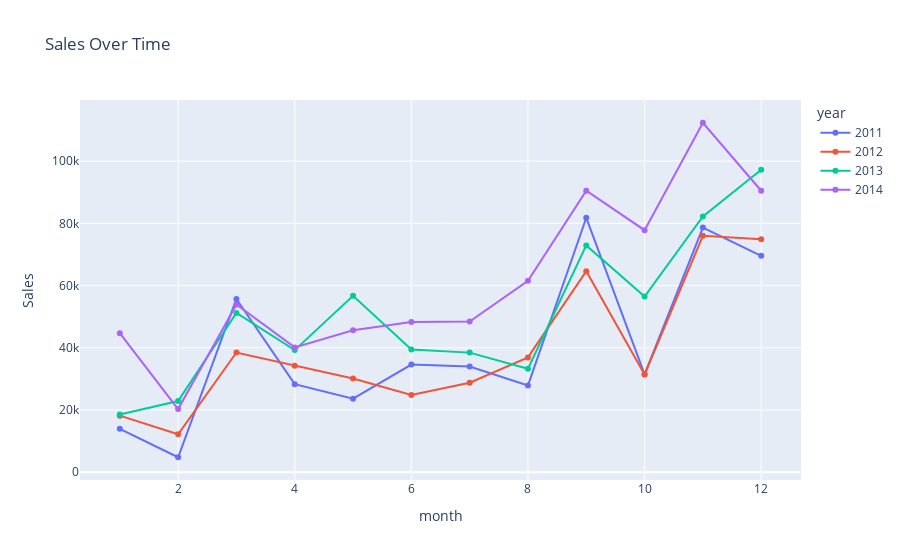

The cell this chart's notebook holds for it:
### Code cell
data['year'] = data['Order Date'].dt.year
data['month']= data['Order Date'].dt.month

sales_profit_per_years = data.groupby(['year','month'])[['Sales','Profit']].sum().reset_index()

print(data.groupby('year')['Sales'].sum().reset_index())

px.line(sales_profit_per_years, x='month', y='Sales', color='year', title='Sales Over Time',markers=True,)

### Figure 1 — Plotly figure (JSON) as saved in the notebook; plotly's stock layout.template omitted (floating-point values rounded to 4 significant figures)
{"data": [{"hovertemplate": "year=2011<br>month=%{x}<br>Sales=%{y}<extra></extra>", "legendgroup": "2011", "line": {"color": "#636efa", "dash": "solid"}, "marker": {"symbol": "circle"}, "mode": "lines+markers", "name": "2011", "orientation": "v", "showlegend": true, "type": "scatter", "x": [1, 2, 3, 4, 5, 6, 7, 8, 9, 10, 11, 12], "xaxis": "x", "y": [13950.0, 4811.0, 55690.0, 28300.0, 23650.0, 34600.0, 33950.0, 27910.0, 81780.0, 31450.0, 78630.0, 69550.0], "yaxis": "y"}, {"hovertemplate": "year=2012<br>month=%{x}<br>Sales=%{y}<extra></extra>", "legendgroup": "2012", "line": {"color": "#EF553B", "dash": "solid"}, "marker": {"symbol": "circle"}, "mode": "lines+markers", "name": "2012", "orientation": "v", "showlegend": true, "type": "scatter", "x": [1, 2, 3, 4, 5, 6, 7, 8, 9, 10, 11, 12], "xaxis": "x", "y": [18170.0, 12210.0, 38470.0, 34200.0, 30130.0, 24800.0, 28770.0, 36900.0, 64600.0, 31400.0, 75970.0, 74920.0], "yaxis": "y"}, {"hovertemplate": "year=2013<br>month=%{x}<br>Sales=%{y}<extra></extra>", "legendgroup": "2013", "line": {"color": "#00cc96", "dash": "solid"}, "marker": {"symbol": "circle"}, "mode": "lines+markers", "name": "2013", "orientation": "v", "showlegend": true, "type": "scatter", "x": [1, 2, 3, 4, 5, 6, 7, 8, 9, 10, 11, 12], "xaxis": "x", "y": [18540.0, 22870.0, 51190.0, 39250.0, 56690.0, 39430.0, 38440.0, 33270.0, 72910.0, 56460.0, 82190.0, 97240.0], "yaxis": "y"}, {"hovertemplate": "year=2014<br>month=%{x}<br>Sales=%{y}<extra></extra>", "legendgroup": "2014", "line": {"color": "#ab63fa", "dash": "solid"}, "marker": {"symbol": "circle"}, "mode": "lines+markers", "name": "2014", "orientation": "v", "showlegend": true, "type": "scatter", "x": [1, 2, 3, 4, 5, 6, 7, 8, 9, 10, 11, 12], "xaxis": "x", "y": [44700.0, 20280.0, 53910.0, 40110.0, 45650.0, 48260.0, 48430.0, 61520.0, 90490.0, 77790.0, 112300.0, 90470.0], "yaxis": "y"}], "layout": {"legend": {"title": {"text": "year"}, "tracegroupgap": 0}, "title": {"text": "Sales Over Time"}, "xaxis": {"anchor": "y", "domain": [0, 1], "title": {"text": "month"}}, "yaxis": {"anchor": "x", "domain": [0, 1], "title": {"text": "Sales"}}}}
